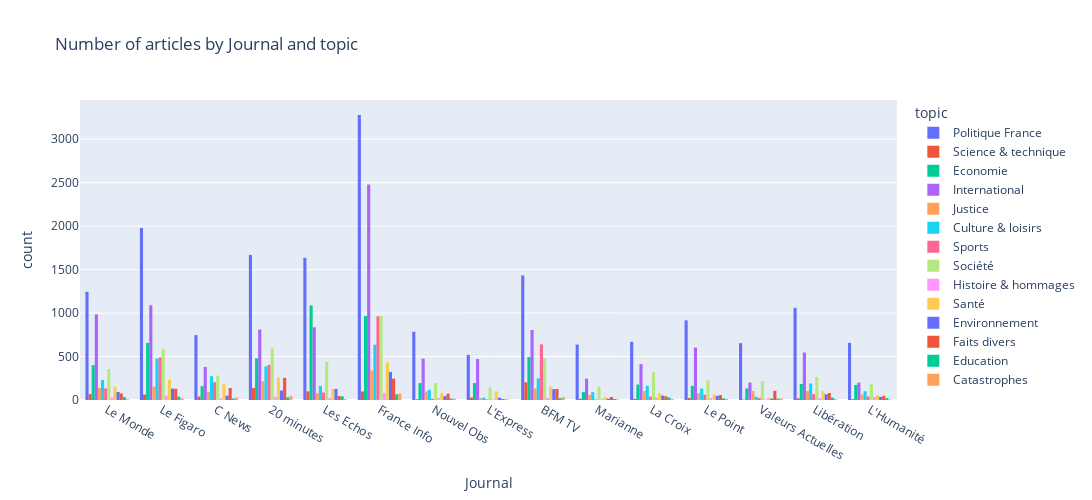

The notebook cell saved with this chart:
### Markdown cell above
Most journals have a roughly similar distribution of topics. The most obvious exception is "Les Echos", with the highest amount articles in the "Economie" topic, which is not surprising considering it is first and foremost a financial newspaper.

### Code cell
px.histogram(data, x='Journal', color='topic', barmode='group', title='Number of articles by Journal and topic',width=1200,height=500)

### Figure 1 — Plotly figure (JSON) as saved in the notebook; plotly's stock layout.template omitted (floating-point values rounded to 4 significant figures; data arrays with more than 128 entries replaced by an {"elided": "..."} marker saying what was removed)
{"data": [{"alignmentgroup": "True", "bingroup": "x", "hovertemplate": "topic=Politique France<br>Journal=%{x}<br>count=%{y}<extra></extra>", "legendgroup": "Politique France", "marker": {"color": "#636efa", "pattern": {"shape": ""}}, "name": "Politique France", "offsetgroup": "Politique France", "orientation": "v", "showlegend": true, "type": "histogram", "x": {"elided": "17881 str values"}, "xaxis": "x", "yaxis": "y"}, {"alignmentgroup": "True", "bingroup": "x", "hovertemplate": "topic=Science & technique<br>Journal=%{x}<br>count=%{y}<extra></extra>", "legendgroup": "Science & technique", "marker": {"color": "#EF553B", "pattern": {"shape": ""}}, "name": "Science & technique", "offsetgroup": "Science & technique", "orientation": "v", "showlegend": true, "type": "histogram", "x": {"elided": "830 str values"}, "xaxis": "x", "yaxis": "y"}, {"alignmentgroup": "True", "bingroup": "x", "hovertemplate": "topic=Economie<br>Journal=%{x}<br>count=%{y}<extra></extra>", "legendgroup": "Economie", "marker": {"color": "#00cc96", "pattern": {"shape": ""}}, "name": "Economie", "offsetgroup": "Economie", "orientation": "v", "showlegend": true, "type": "histogram", "x": {"elided": "5555 str values"}, "xaxis": "x", "yaxis": "y"}, {"alignmentgroup": "True", "bingroup": "x", "hovertemplate": "topic=International<br>Journal=%{x}<br>count=%{y}<extra></extra>", "legendgroup": "International", "marker": {"color": "#ab63fa", "pattern": {"shape": ""}}, "name": "International", "offsetgroup": "International", "orientation": "v", "showlegend": true, "type": "histogram", "x": {"elided": "10536 str values"}, "xaxis": "x", "yaxis": "y"}, {"alignmentgroup": "True", "bingroup": "x", "hovertemplate": "topic=Justice<br>Journal=%{x}<br>count=%{y}<extra></extra>", "legendgroup": "Justice", "marker": {"color": "#FFA15A", "pattern": {"shape": ""}}, "name": "Justice", "offsetgroup": "Justice", "orientation": "v", "showlegend": true, "type": "histogram", "x": {"elided": "1774 str values"}, "xaxis": "x", "yaxis": "y"}, {"alignmentgroup": "True", "bingroup": "x", "hovertemplate": "topic=Culture & loisirs<br>Journal=%{x}<br>count=%{y}<extra></extra>", "legendgroup": "Culture & loisirs", "marker": {"color": "#19d3f3", "pattern": {"shape": ""}}, "name": "Culture & loisirs", "offsetgroup": "Culture & loisirs", "orientation": "v", "showlegend": true, "type": "histogram", "x": {"elided": "3271 str values"}, "xaxis": "x", "yaxis": "y"}, {"alignmentgroup": "True", "bingroup": "x", "hovertemplate": "topic=Sports<br>Journal=%{x}<br>count=%{y}<extra></extra>", "legendgroup": "Sports", "marker": {"color": "#FF6692", "pattern": {"shape": ""}}, "name": "Sports", "offsetgroup": "Sports", "orientation": "v", "showlegend": true, "type": "histogram", "x": {"elided": "3181 str values"}, "xaxis": "x", "yaxis": "y"}, {"alignmentgroup": "True", "bingroup": "x", "hovertemplate": "topic=Société<br>Journal=%{x}<br>count=%{y}<extra></extra>", "legendgroup": "Société", "marker": {"color": "#B6E880", "pattern": {"shape": ""}}, "name": "Société", "offsetgroup": "Société", "orientation": "v", "showlegend": true, "type": "histogram", "x": {"elided": "5410 str values"}, "xaxis": "x", "yaxis": "y"}, {"alignmentgroup": "True", "bingroup": "x", "hovertemplate": "topic=Histoire & hommages<br>Journal=%{x}<br>count=%{y}<extra></extra>", "legendgroup": "Histoire & hommages", "marker": {"color": "#FF97FF", "pattern": {"shape": ""}}, "name": "Histoire & hommages", "offsetgroup": "Histoire & hommages", "orientation": "v", "showlegend": true, "type": "histogram", "x": {"elided": "409 str values"}, "xaxis": "x", "yaxis": "y"}, {"alignmentgroup": "True", "bingroup": "x", "hovertemplate": "topic=Santé<br>Journal=%{x}<br>count=%{y}<extra></extra>", "legendgroup": "Santé", "marker": {"color": "#FECB52", "pattern": {"shape": ""}}, "name": "Santé", "offsetgroup": "Santé", "orientation": "v", "showlegend": true, "type": "histogram", "x": {"elided": "2091 str values"}, "xaxis": "x", "yaxis": "y"}, {"alignmentgroup": "True", "bingroup": "x", "hovertemplate": "topic=Environnement<br>Journal=%{x}<br>count=%{y}<extra></extra>", "legendgroup": "Environnement", "marker": {"color": "#636efa", "pattern": {"shape": ""}}, "name": "Environnement", "offsetgroup": "Environnement", "orientation": "v", "showlegend": true, "type": "histogram", "x": {"elided": "1259 str values"}, "xaxis": "x", "yaxis": "y"}, {"alignmentgroup": "True", "bingroup": "x", "hovertemplate": "topic=Faits divers<br>Journal=%{x}<br>count=%{y}<extra></extra>", "legendgroup": "Faits divers", "marker": {"color": "#EF553B", "pattern": {"shape": ""}}, "name": "Faits divers", "offsetgroup": "Faits divers", "orientation": "v", "showlegend": true, "type": "histogram", "x": {"elided": "1466 str values"}, "xaxis": "x", "yaxis": "y"}, {"alignmentgroup": "True", "bingroup": "x", "hovertemplate": "topic=Education<br>Journal=%{x}<br>count=%{y}<extra></extra>", "legendgroup": "Education", "marker": {"color": "#00cc96", "pattern": {"shape": ""}}, "name": "Education", "offsetgroup": "Education", "orientation": "v", "showlegend": true, "type": "histogram", "x": {"elided": "390 str values"}, "xaxis": "x", "yaxis": "y"}, {"alignmentgroup": "True", "bingroup": "x", "hovertemplate": "topic=Catastrophes<br>Journal=%{x}<br>count=%{y}<extra></extra>", "legendgroup": "Catastrophes", "marker": {"color": "#FFA15A", "pattern": {"shape": ""}}, "name": "Catastrophes", "offsetgroup": "Catastrophes", "orientation": "v", "showlegend": true, "type": "histogram", "x": {"elided": "305 str values"}, "xaxis": "x", "yaxis": "y"}], "layout": {"barmode": "group", "height": 500, "legend": {"title": {"text": "topic"}, "tracegroupgap": 0}, "title": {"text": "Number of articles by Journal and topic"}, "width": 1200, "xaxis": {"anchor": "y", "domain": [0, 1], "title": {"text": "Journal"}}, "yaxis": {"anchor": "x", "domain": [0, 1], "title": {"text": "count"}}}}
